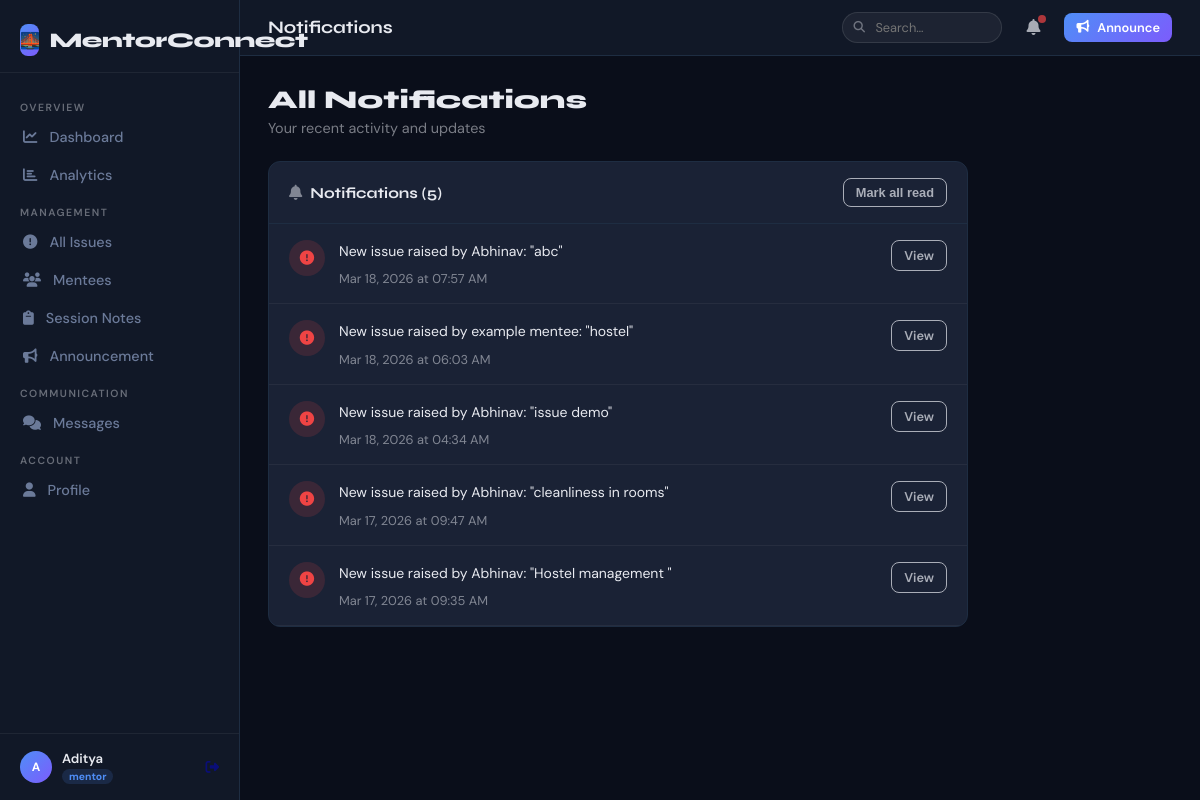
The page /notifications (signed in) on the database its author committed.
### mentor_app/app.py (models this page shows)
class User(db.Model):
    id = db.Column(db.Integer, primary_key=True)
    name = db.Column(db.String(100), nullable=False)
    email = db.Column(db.String(120), unique=True, nullable=False)
    password = db.Column(db.String(200), nullable=False)
    role = db.Column(db.String(20), nullable=False)  # 'mentor' or 'mentee'
    bio = db.Column(db.Text, default='')
    expertise = db.Column(db.String(200), default='')
    avatar_initial = db.Column(db.String(2), default='')
    created_at = db.Column(db.DateTime, default=datetime.utcnow)
    is_active = db.Column(db.Boolean, default=True)
    issues_raised = db.relationship('Issue', foreign_keys='Issue.raised_by', backref='raiser', lazy=True)
    issues_assigned = db.relationship('Issue', foreign_keys='Issue.assigned_to', backref='assignee', lazy=True)
    messages_sent = db.relationship('Message', foreign_keys='Message.sender_id', backref='sender', lazy=True)

class Notification(db.Model):
    id = db.Column(db.Integer, primary_key=True)
    user_id = db.Column(db.Integer, db.ForeignKey('user.id'), nullable=False)
    message = db.Column(db.String(300), nullable=False)
    link = db.Column(db.String(200), default='')
    is_read = db.Column(db.Boolean, default=False)
    notif_type = db.Column(db.String(30), default='info')  # info, success, warning, issue
    created_at = db.Column(db.DateTime, default=datetime.utcnow)
    user = db.relationship('User', backref='notifications')

### mentor_app/app.py (the view)
@app.route('/notifications')
@login_required
def all_notifications():
    user = get_current_user()
    notifs = Notification.query.filter_by(user_id=user.id).order_by(Notification.created_at.desc()).limit(50).all()
    Notification.query.filter_by(user_id=user.id, is_read=False).update({'is_read': True})
    db.session.commit()
    return render_template('notifications.html', user=user, notifs=notifs)

### mentor_app/app.py (called while the page is built)
def login_required(f):
    from functools import wraps
    @wraps(f)
    def decorated(*args, **kwargs):
        if 'user_id' not in session:
            return redirect(url_for('login'))
        return f(*args, **kwargs)
    return decorated

def get_current_user():
    if 'user_id' in session:
        return User.query.get(session['user_id'])
    return None

def time_ago(dt):
    now = datetime.utcnow()
    diff = now - dt
    seconds = diff.total_seconds()
    if seconds < 60: return 'just now'
    elif seconds < 3600: return f"{int(seconds//60)}m ago"
    elif seconds < 86400: return f"{int(seconds//3600)}h ago"
    elif seconds < 604800: return f"{int(seconds//86400)}d ago"
    else: return dt.strftime('%b %d')

@app.context_processor
def inject_notifications():
    if 'user_id' in session:
        notifs = Notification.query.filter_by(
            user_id=session['user_id'], is_read=False
        ).order_by(Notification.created_at.desc()).limit(8).all()
        return {'g_notifs': notifs, 'g_notif_count': len(notifs)}
    return {'g_notifs': [], 'g_notif_count': 0}

### mentor_app/templates/notifications.html (shortened to what this page needs)
{% extends "base.html" %}
{% block page_title %}Notifications{% endblock %}
{% block content %}
<div class="page-header fade-up">
  <h2>All Notifications</h2>
  <p>Your recent activity and updates</p>
</div>
<div class="card fade-up delay-1" style="max-width:700px">
  <div class="card-header">
    <span><i class="fas fa-bell" style="margin-right:8px;opacity:0.5"></i>Notifications ({{ notifs|length }})</span>
    {% if notifs %}
    <form method="POST" action="{{ url_for('read_all_notifications') }}">
      <button type="submit" class="btn btn-sm btn-outline" style="color:inherit">Mark all read</button>
    </form>
    {% endif %}
  </div>
  <div class="card-body" style="padding:0">
    {% for n in notifs %}
    <div style="display:flex;align-items:flex-start;gap:14px;padding:16px 20px;border-bottom:1px solid rgba(255,255,255,0.05);">
      <div style="width:36px;height:36px;border-radius:50%;display:flex;align-items:center;justify-content:center;flex-shrink:0;font-size:0.9rem;
        {% if n.notif_type == 'success' %}background:rgba(34,197,94,0.15);color:#22c55e
        {% elif n.notif_type == 'issue' %}background:rgba(239,68,68,0.15);color:#ef4444
        {% elif n.notif_type == 'warning' %}background:rgba(245,158,11,0.15);color:#f59e0b
        {% else %}background:rgba(79,142,247,0.15);color:#4f8ef7{% endif %}">
        <i class="fas fa-{% if n.notif_type == 'success' %}check-circle{% elif n.notif_type == 'issue' %}exclamation-circle{% elif n.notif_type == 'warning' %}exclamation-triangle{% else %}info-circle{% endif %}"></i>
      </div>
      <div style="flex:1">
        <div style="font-size:0.875rem;line-height:1.6">{{ n.message }}</div>
        <div class="text-muted text-sm mt-1">{{ n.created_at.strftime('%b %d, %Y at %I:%M %p') }}</div>
      </div>
      {% if n.link %}
      <a href="{{ n.link }}" class="btn btn-sm btn-outline" style="color:inherit;flex-shrink:0">View</a>
      {% endif %}
    </div>
    {% else %}
    <div class="empty-state" style="padding:48px">
      <i class="fas fa-bell-slash"></i>
      <div style="font-weight:600;margin-bottom:6px">No notifications yet</div>
      <div class="text-muted text-sm">You're all caught up!</div>
    </div>
    {% endfor %}
  </div>
</div>
{% endblock %}

### mentor_app/templates/base.html (shortened to what this page needs)
<!DOCTYPE html>
<html lang="en">
<head>
<link rel="stylesheet" href="https://cdnjs.cloudflare.com/ajax/libs/font-awesome/6.5.0/css/all.min.css">
</head>
<body class="{% if session.get('role') == 'mentor' %}mentor-theme{% else %}mentee-theme{% endif %}">
{% if session.get('user_id') %}
<div class="app-layout">
  <nav class="sidebar">
    <div class="sidebar-logo">
      <div class="logo-icon">🌉</div>
      MentorConnect
    </div>
    <div class="sidebar-nav">
      {% if session.get('role') == 'mentor' %}
      <div class="nav-section">Overview</div>
      <a href="{{ url_for('dashboard') }}" class="nav-link {% if request.endpoint == 'dashboard' %}active{% endif %}">
        <i class="fas fa-chart-line"></i> Dashboard
      </a>
      <a href="{{ url_for('analytics') }}" class="nav-link {% if request.endpoint == 'analytics' %}active{% endif %}">
        <i class="fas fa-chart-bar"></i> Analytics
      </a>
      <div class="nav-section">Management</div>
      <a href="{{ url_for('dashboard') }}#issues" class="nav-link">
        <i class="fas fa-exclamation-circle"></i> All Issues
      </a>
      <a href="{{ url_for('manage_users') }}" class="nav-link {% if request.endpoint == 'manage_users' %}active{% endif %}">
        <i class="fas fa-users"></i> Mentees
      </a>
      <a href="{{ url_for('session_notes') }}" class="nav-link {% if request.endpoint == 'session_notes' %}active{% endif %}">
        <i class="fas fa-clipboard"></i> Session Notes
      </a>
      <a href="{{ url_for('new_announcement') }}" class="nav-link {% if request.endpoint == 'new_announcement' %}active{% endif %}">
        <i class="fas fa-bullhorn"></i> Announcement
      </a>
      {% endif %}
      <div class="nav-section">Communication</div>
      <a href="{{ url_for('messages') }}" class="nav-link {% if request.endpoint in ['messages','conversation'] %}active{% endif %}">
        <i class="fas fa-comments"></i> Messages
        {% set unread = namespace(count=0) %}
      </a>
      <div class="nav-section">Account</div>
      <a href="{{ url_for('profile') }}" class="nav-link {% if request.endpoint == 'profile' %}active{% endif %}">
        <i class="fas fa-user"></i> Profile
      </a>
    </div>
    <div class="sidebar-footer">
      <div class="user-chip">
        <div class="avatar">{{ session.get('name','?')[0].upper() }}</div>
        <div>
          <div style="font-weight:600;font-size:0.82rem;">{{ session.get('name','User') }}</div>
          <span class="badge-role" style="font-size:0.65rem;padding:1px 7px;border-radius:10px;">{{ session.get('role','') }}</span>
        </div>
        <a href="{{ url_for('logout') }}" style="margin-left:auto;opacity:0.4;text-decoration:none;font-size:0.85rem;" title="Logout"><i class="fas fa-sign-out-alt"></i></a>
      </div>
    </div>
  </nav>
  <div class="main-content">
    <div class="top-bar">
      <h1>{% block page_title %}{% endblock %}</h1>
      <div class="flex items-center gap-2">
        <form action="{{ url_for('search') }}" method="GET" style="position:relative">
          <input name="q" type="text" placeholder="Search…" value="{{ request.args.get('q','') }}"
            style="padding:6px 12px 6px 32px;border-radius:20px;border:1px solid rgba(255,255,255,0.1);
            background:rgba(255,255,255,0.05);color:inherit;font-size:0.8rem;width:160px;outline:none;
            font-family:'DM Sans',sans-serif;">
          <i class="fas fa-search" style="position:absolute;left:11px;top:50%;transform:translateY(-50%);font-size:0.72rem;opacity:0.4"></i>
        </form>
        <div style="position:relative">
          <button onclick="toggleNotifPanel()" style="background:transparent;border:none;cursor:pointer;color:inherit;
            padding:6px 8px;border-radius:8px;position:relative;font-size:1rem;opacity:0.7">
            <i class="fas fa-bell"></i>
            {% if g_notif_count > 0 %}
            <span style="position:absolute;top:2px;right:2px;width:8px;height:8px;background:var(--danger);border-radius:50%;display:block"></span>
            {% endif %}
          </button>
        </div>
        {% if session.get('role') == 'mentee' %}
        <a href="{{ url_for('new_issue') }}" class="btn btn-primary btn-sm"><i class="fas fa-plus"></i> Raise Issue</a>
        {% else %}
        <a href="{{ url_for('new_announcement') }}" class="btn btn-primary btn-sm"><i class="fas fa-bullhorn"></i> Announce</a>
        {% endif %}
      </div>
    </div>
    <div class="page-body">
      {% block content %}{% endblock %}
    </div>
  </div>
</div>
{% else %}
{% block public_content %}{% endblock %}
{% endif %}
</body>
</html>

### rows shown on the page
User: get "Aditya", get "mentor"
Notification: message "New issue raised by Abhinav: \"abc\"", created_at "Mar 18, 2026 at 07:57 AM"
Notification: message "New issue raised by example mentee: \"hostel\"", created_at "Mar 18, 2026 at 06:03 AM"
Notification: message "New issue raised by Abhinav: \"issue demo\"", created_at "Mar 18, 2026 at 04:34 AM"
Notification: message "New issue raised by Abhinav: \"cleanliness in rooms\"", created_at "Mar 17, 2026 at 09:47 AM"
Notification: message "New issue raised by Abhinav: \"Hostel management \"", created_at "Mar 17, 2026 at 09:35 AM"

### other values the page prints
{{ session.get('name','?')[0].upper() }} "A"
{{ notifs|length }} "5"
